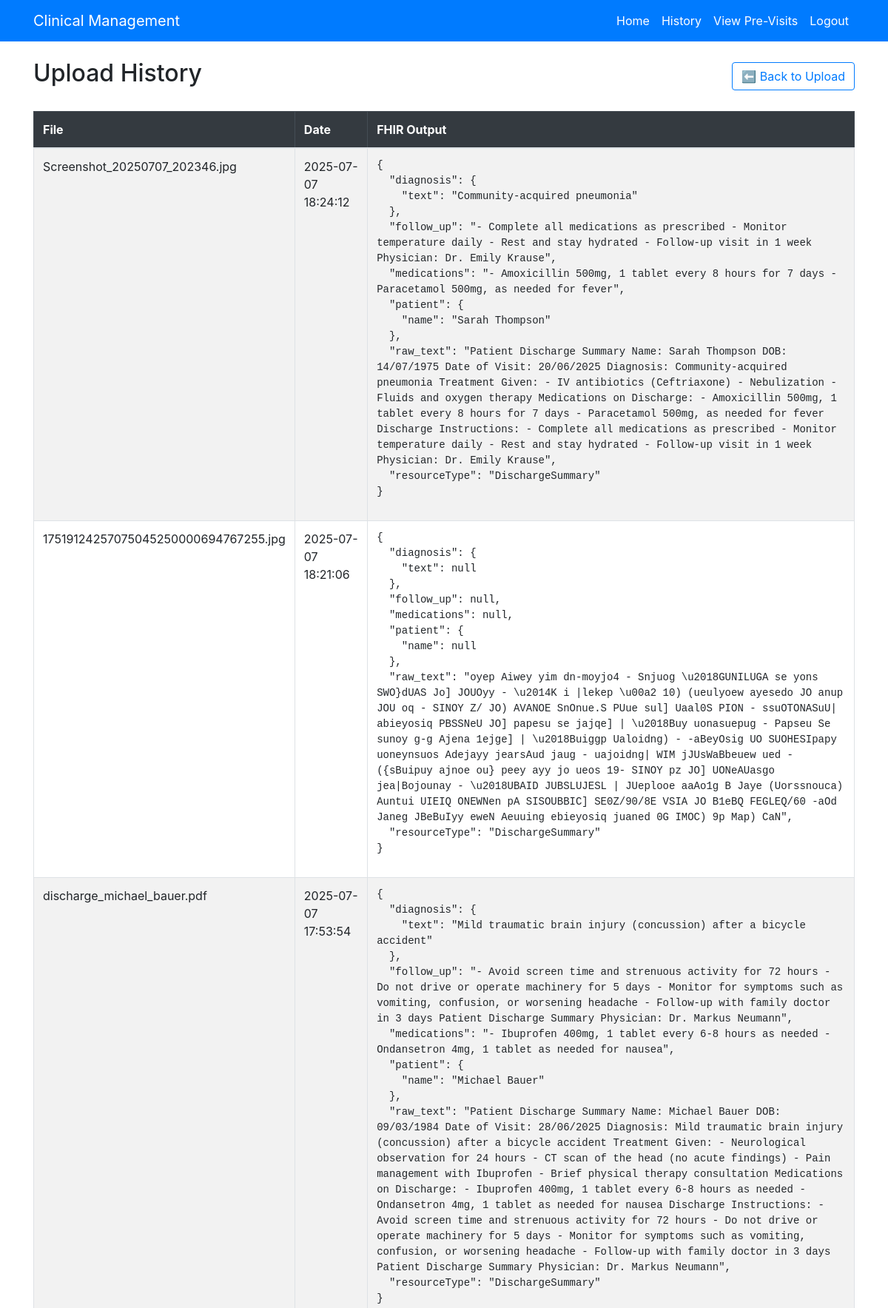
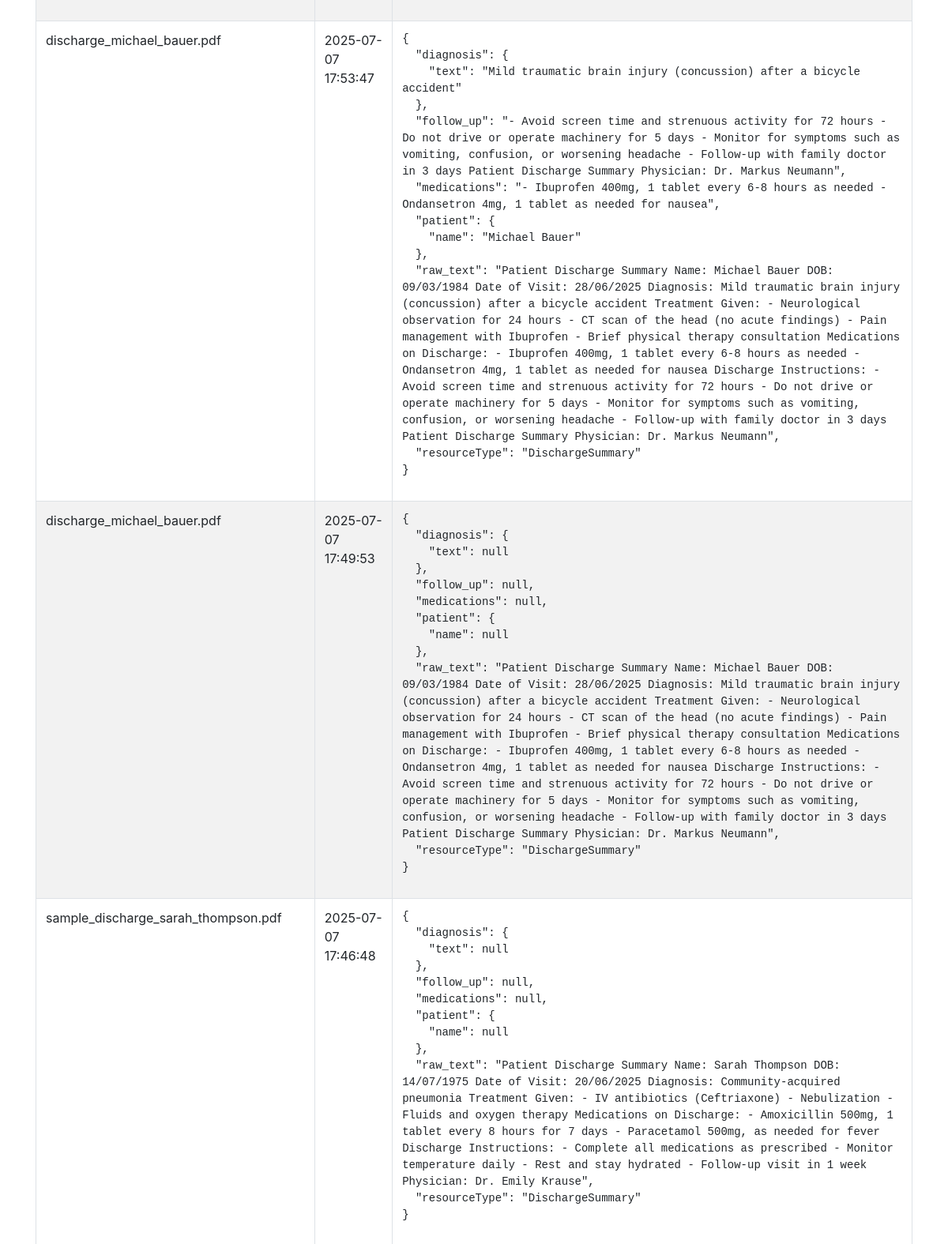
The page /history (signed in, upper part) on the database its author committed (2 pictures, top to bottom).
### app/models.py (models this page shows)
class Upload(db.Model):
    id = db.Column(db.Integer, primary_key=True)
    filename = db.Column(db.String(200), nullable=False)
    raw_text = db.Column(db.Text, nullable=False)
    fhir_json = db.Column(db.Text, nullable=False)
    timestamp = db.Column(db.DateTime, default=datetime.utcnow)
    user_id = db.Column(db.Integer, db.ForeignKey('user.id'))

### app/routes.py (the view)
@main.route('/history')
@login_required
def history():
    if current_user.role != 'doctor':
        flash("Access denied: Doctors only.", "danger")
        return redirect(url_for('main.index'))
    uploads = Upload.query.order_by(Upload.timestamp.desc()).all()
    for u in uploads:
        u.fhir_data = json.loads(u.fhir_json)
    return render_template('history.html', uploads=uploads)

### app/templates/history.html (shortened to what this page needs)
{% extends "base.html" %}
{% block content %}
<div class="d-flex justify-content-between align-items-center mb-4">
    <h2>Upload History</h2>
    <a href="{{ url_for('main.index') }}" class="btn btn-outline-primary">⬅ Back to Upload</a>
</div>
<table class="table table-bordered table-striped align-middle">
    <thead class="table-dark">
        <tr>
            <th>File</th>
            <th>Date</th>
            <th>FHIR Output</th>
        </tr>
    </thead>
    <tbody>
        {% for upload in uploads %}
        <tr>
            <td>{{ upload.filename }}</td>
            <td>{{ upload.timestamp.strftime('%Y-%m-%d %H:%M:%S') }}</td>
            <td>
                <pre style="white-space: pre-wrap; word-break: break-word;">{{ upload.fhir_data | tojson(indent=2) }}</pre>
            </td>
        </tr>
        {% endfor %}
    </tbody>
</table>
{% endblock %}

### rows shown on the page
Upload: filename "Screenshot_20250707_202346.jpg", timestamp "2025-07-07 18:24:12", fhir_data|tojson "{ \"diagnosis\": { \"text\": \"Community-acquired pneumonia\" }, \"follow_up\": \"- Complete all medications as prescribed - Monitor temperature daily - Rest and stay hydrated - Follow-up visit in 1 week Physician: Dr. Emily Krause\", \"medications\": \"- Amoxicillin 500mg, 1 tablet every 8 hours for 7 days - Paracetamol 500mg, as needed for fever\", \"patient\": { \"name\": \"Sarah Thompson\" }, \"raw_text\": \"Patient Discharge Summary Name: Sarah Thompson DOB: 14/07/1975 Date of Visit: 20/06/2025 Diagnosis: Community-acquired pneumonia Treatment Given: - IV antibiotics (Ceftriaxone) - Nebulization - Fluids and oxygen therapy Medications on Discharge: - Amoxicillin 500mg, 1 tablet every 8 hours for 7 days -…"
Upload: filename "17519124257075045250000694767255.jpg", timestamp "2025-07-07 18:21:06", fhir_data|tojson "{ \"diagnosis\": { \"text\": null }, \"follow_up\": null, \"medications\": null, \"patient\": { \"name\": null }, \"raw_text\": \"oyep Aiwey yim dn-moyjo4 - Snjuog \\u2018GUNILUGA se yons SWO}dUAS Jo] JOUOyy - \\u2014K i |lekep \\u00a2 10) (ueulyoew ayesedo JO anup JOU oq - SINOY Z/ JO) AVANOE SnOnue.S PUue sul] Uaal0S PION - ssuOTONASuU| abieyosiq PBSSNeU JO] papesu se jajqe] | \\u2018Buy uonasuepug - Papseu Se sunoy g-g Ajena 1ejge] | \\u2018Buiggp Ualoidng) - -aBeyOsig UO SUOHESIpapy uoneynsuos Adejayy jearsAud jaug - uajoidng| WIM jJUsWaBbeuew ued - ({sBuipuy ajnoe ou} peey ayy jo ueos 19- SINOY pz JO] UONeAUasgo jea|Bojounay - \\u2018UBAID JUBSLUJESL | JUeplooe aaAo1g B Jaye (Uorssnouca) Auntui UIEIQ…"
Upload: filename "discharge_michael_bauer.pdf", timestamp "2025-07-07 17:53:54", fhir_data|tojson "{ \"diagnosis\": { \"text\": \"Mild traumatic brain injury (concussion) after a bicycle accident\" }, \"follow_up\": \"- Avoid screen time and strenuous activity for 72 hours - Do not drive or operate machinery for 5 days - Monitor for symptoms such as vomiting, confusion, or worsening headache - Follow-up with family doctor in 3 days Patient Discharge Summary Physician: Dr. Markus Neumann\", \"medications\": \"- Ibuprofen 400mg, 1 tablet every 6-8 hours as needed - Ondansetron 4mg, 1 tablet as needed for nausea\", \"patient\": { \"name\": \"Michael Bauer\" }, \"raw_text\": \"Patient Discharge Summary Name: Michael Bauer DOB: 09/03/1984 Date of Visit: 28/06/2025 Diagnosis: Mild traumatic brain injury (concussion)…"
Upload: filename "discharge_michael_bauer.pdf", timestamp "2025-07-07 17:53:47", fhir_data|tojson "{ \"diagnosis\": { \"text\": \"Mild traumatic brain injury (concussion) after a bicycle accident\" }, \"follow_up\": \"- Avoid screen time and strenuous activity for 72 hours - Do not drive or operate machinery for 5 days - Monitor for symptoms such as vomiting, confusion, or worsening headache - Follow-up with family doctor in 3 days Patient Discharge Summary Physician: Dr. Markus Neumann\", \"medications\": \"- Ibuprofen 400mg, 1 tablet every 6-8 hours as needed - Ondansetron 4mg, 1 tablet as needed for nausea\", \"patient\": { \"name\": \"Michael Bauer\" }, \"raw_text\": \"Patient Discharge Summary Name: Michael Bauer DOB: 09/03/1984 Date of Visit: 28/06/2025 Diagnosis: Mild traumatic brain injury (concussion)…"
Upload: filename "discharge_michael_bauer.pdf", timestamp "2025-07-07 17:49:53", fhir_data|tojson "{ \"diagnosis\": { \"text\": null }, \"follow_up\": null, \"medications\": null, \"patient\": { \"name\": null }, \"raw_text\": \"Patient Discharge Summary Name: Michael Bauer DOB: 09/03/1984 Date of Visit: 28/06/2025 Diagnosis: Mild traumatic brain injury (concussion) after a bicycle accident Treatment Given: - Neurological observation for 24 hours - CT scan of the head (no acute findings) - Pain management with Ibuprofen - Brief physical therapy consultation Medications on Discharge: - Ibuprofen 400mg, 1 tablet every 6-8 hours as needed - Ondansetron 4mg, 1 tablet as needed for nausea Discharge Instructions: - Avoid screen time and strenuous activity for 72 hours - Do not drive or operate machinery for…"
Upload: filename "sample_discharge_sarah_thompson.pdf", timestamp "2025-07-07 17:46:48", fhir_data|tojson "{ \"diagnosis\": { \"text\": null }, \"follow_up\": null, \"medications\": null, \"patient\": { \"name\": null }, \"raw_text\": \"Patient Discharge Summary Name: Sarah Thompson DOB: 14/07/1975 Date of Visit: 20/06/2025 Diagnosis: Community-acquired pneumonia Treatment Given: - IV antibiotics (Ceftriaxone) - Nebulization - Fluids and oxygen therapy Medications on Discharge: - Amoxicillin 500mg, 1 tablet every 8 hours for 7 days - Paracetamol 500mg, as needed for fever Discharge Instructions: - Complete all medications as prescribed - Monitor temperature daily - Rest and stay hydrated - Follow-up visit in 1 week Physician: Dr. Emily Krause\", \"resourceType\": \"DischargeSummary\" }"
